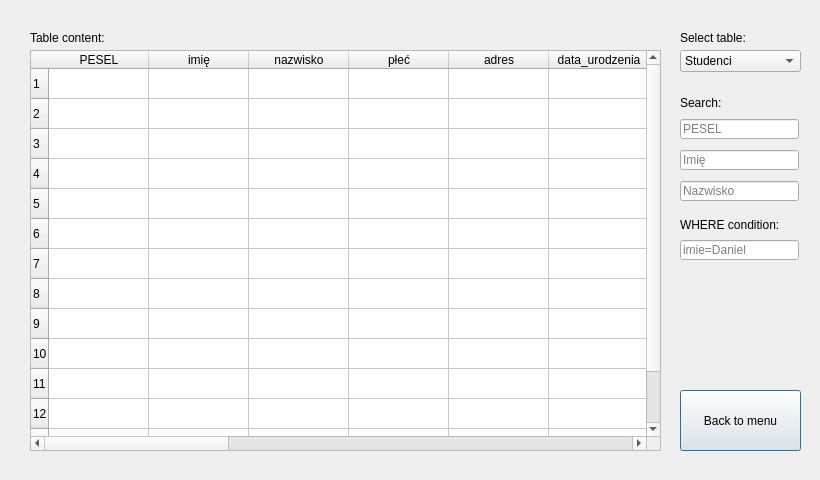
<?xml version="1.0" encoding="UTF-8"?>
<ui version="4.0">
 <class>Dialog</class>
 <widget class="QDialog" name="Dialog">
  <property name="geometry">
   <rect>
    <x>0</x>
    <y>0</y>
    <width>820</width>
    <height>480</height>
   </rect>
  </property>
  <property name="windowTitle">
   <string>Dialog</string>
  </property>
  <widget class="QLabel" name="label_3">
   <property name="geometry">
    <rect>
     <x>30</x>
     <y>30</y>
     <width>91</width>
     <height>16</height>
    </rect>
   </property>
   <property name="text">
    <string>Table content:</string>
   </property>
  </widget>
  <widget class="QTableWidget" name="table">
   <property name="geometry">
    <rect>
     <x>30</x>
     <y>50</y>
     <width>631</width>
     <height>401</height>
    </rect>
   </property>
   <property name="autoFillBackground">
    <bool>false</bool>
   </property>
   <row>
    <property name="text">
     <string>1</string>
    </property>
   </row>
   <row>
    <property name="text">
     <string>2</string>
    </property>
   </row>
   <row>
    <property name="text">
     <string>3</string>
    </property>
   </row>
   <row>
    <property name="text">
     <string>4</string>
    </property>
   </row>
   <row>
    <property name="text">
     <string>5</string>
    </property>
   </row>
   <row>
    <property name="text">
     <string>6</string>
    </property>
   </row>
   <row>
    <property name="text">
     <string>7</string>
    </property>
   </row>
   <row>
    <property name="text">
     <string>8</string>
    </property>
   </row>
   <row>
    <property name="text">
     <string>9</string>
    </property>
   </row>
   <row>
    <property name="text">
     <string>10</string>
    </property>
   </row>
   <row>
    <property name="text">
     <string>11</string>
    </property>
   </row>
   <row>
    <property name="text">
     <string>12</string>
    </property>
   </row>
   <row>
    <property name="text">
     <string>13</string>
    </property>
   </row>
   <row>
    <property name="text">
     <string>14</string>
    </property>
   </row>
   <column>
    <property name="text">
     <string>PESEL</string>
    </property>
   </column>
   <column>
    <property name="text">
     <string>imię</string>
    </property>
   </column>
   <column>
    <property name="text">
     <string>nazwisko</string>
    </property>
   </column>
   <column>
    <property name="text">
     <string>płeć</string>
    </property>
   </column>
   <column>
    <property name="text">
     <string>adres</string>
    </property>
   </column>
   <column>
    <property name="text">
     <string>data_urodzenia</string>
    </property>
   </column>
   <column>
    <property name="text">
     <string>narodowość</string>
    </property>
   </column>
   <column>
    <property name="text">
     <string>telefon</string>
    </property>
   </column>
   <column>
    <property name="text">
     <string>data_rekrutacji</string>
    </property>
   </column>
   <column>
    <property name="text">
     <string>data_zakończenia</string>
    </property>
   </column>
   <column>
    <property name="text">
     <string>status</string>
    </property>
   </column>
   <column>
    <property name="text">
     <string>grupa_dziekańska</string>
    </property>
   </column>
   <column>
    <property name="text">
     <string>bieżące_punkty_ECTS</string>
    </property>
   </column>
   <column>
    <property name="text">
     <string>średnia_z_ocen</string>
    </property>
   </column>
   <column>
    <property name="text">
     <string>semestry_id_semestru</string>
    </property>
   </column>
   <column>
    <property name="text">
     <string>narodowość</string>
    </property>
   </column>
  </widget>
  <widget class="QComboBox" name="tableNameDropdown">
   <property name="geometry">
    <rect>
     <x>680</x>
     <y>50</y>
     <width>121</width>
     <height>22</height>
    </rect>
   </property>
   <item>
    <property name="text">
     <string>Studenci</string>
    </property>
   </item>
   <item>
    <property name="text">
     <string>Pracownicy</string>
    </property>
   </item>
  </widget>
  <widget class="QLabel" name="label_2">
   <property name="geometry">
    <rect>
     <x>680</x>
     <y>30</y>
     <width>91</width>
     <height>16</height>
    </rect>
   </property>
   <property name="text">
    <string>Select table:</string>
   </property>
  </widget>
  <widget class="QPushButton" name="backToMenuButton">
   <property name="geometry">
    <rect>
     <x>680</x>
     <y>390</y>
     <width>121</width>
     <height>61</height>
    </rect>
   </property>
   <property name="text">
    <string>Back to menu</string>
   </property>
  </widget>
  <widget class="QLineEdit" name="peselSearch">
   <property name="geometry">
    <rect>
     <x>680</x>
     <y>119</y>
     <width>119</width>
     <height>20</height>
    </rect>
   </property>
   <property name="inputMask">
    <string/>
   </property>
   <property name="text">
    <string/>
   </property>
   <property name="maxLength">
    <number>6</number>
   </property>
   <property name="placeholderText">
    <string>PESEL</string>
   </property>
  </widget>
  <widget class="QLineEdit" name="surnameSearch">
   <property name="geometry">
    <rect>
     <x>680</x>
     <y>181</y>
     <width>119</width>
     <height>20</height>
    </rect>
   </property>
   <property name="text">
    <string/>
   </property>
   <property name="placeholderText">
    <string>Nazwisko</string>
   </property>
  </widget>
  <widget class="QLabel" name="label_4">
   <property name="geometry">
    <rect>
     <x>680</x>
     <y>98</y>
     <width>119</width>
     <height>10</height>
    </rect>
   </property>
   <property name="maximumSize">
    <size>
     <width>16777215</width>
     <height>10</height>
    </size>
   </property>
   <property name="text">
    <string>Search:</string>
   </property>
  </widget>
  <widget class="QLineEdit" name="nameSearch">
   <property name="geometry">
    <rect>
     <x>680</x>
     <y>150</y>
     <width>119</width>
     <height>20</height>
    </rect>
   </property>
   <property name="text">
    <string/>
   </property>
   <property name="placeholderText">
    <string>Imię</string>
   </property>
  </widget>
  <widget class="QLineEdit" name="conditionSearch">
   <property name="geometry">
    <rect>
     <x>680</x>
     <y>240</y>
     <width>119</width>
     <height>20</height>
    </rect>
   </property>
   <property name="text">
    <string/>
   </property>
   <property name="placeholderText">
    <string>imie=Daniel</string>
   </property>
  </widget>
  <widget class="QLabel" name="label_5">
   <property name="geometry">
    <rect>
     <x>680</x>
     <y>220</y>
     <width>119</width>
     <height>10</height>
    </rect>
   </property>
   <property name="maximumSize">
    <size>
     <width>16777215</width>
     <height>10</height>
    </size>
   </property>
   <property name="text">
    <string>WHERE condition:</string>
   </property>
  </widget>
 </widget>
 <resources/>
 <connections/>
</ui>
